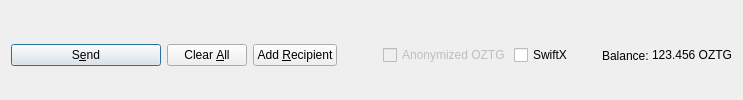
         <widget class="QFrame" name="frame_Send">
          <layout class="QHBoxLayout" name="horizontalLayout">
           <property name="bottomMargin">
            <number>0</number>
           </property>
           <item>
            <widget class="QPushButton" name="sendButton">
             <property name="minimumSize">
              <size>
               <width>150</width>
               <height>0</height>
              </size>
             </property>
             <property name="toolTip">
              <string>Confirm the send action</string>
             </property>
             <property name="text">
              <string>S&amp;end</string>
             </property>
             <property name="icon">
              <iconset resource="../ozeety.qrc">
               <normaloff>:/icons/send</normaloff>:/icons/send</iconset>
             </property>
             <property name="autoDefault">
              <bool>false</bool>
             </property>
             <property name="default">
              <bool>true</bool>
             </property>
            </widget>
           </item>
           <item>
            <widget class="QPushButton" name="clearButton">
             <property name="sizePolicy">
              <sizepolicy hsizetype="Minimum" vsizetype="Fixed">
               <horstretch>0</horstretch>
               <verstretch>0</verstretch>
              </sizepolicy>
             </property>
             <property name="toolTip">
              <string>Clear all fields of the form.</string>
             </property>
             <property name="text">
              <string>Clear &amp;All</string>
             </property>
             <property name="icon">
              <iconset resource="../ozeety.qrc">
               <normaloff>:/icons/remove</normaloff>:/icons/remove</iconset>
             </property>
             <property name="autoDefault">
              <bool>false</bool>
             </property>
            </widget>
           </item>
           <item>
            <widget class="QPushButton" name="addButton">
             <property name="toolTip">
              <string>Send to multiple recipients at once</string>
             </property>
             <property name="text">
              <string>Add &amp;Recipient</string>
             </property>
             <property name="icon">
              <iconset resource="../ozeety.qrc">
               <normaloff>:/icons/add</normaloff>:/icons/add</iconset>
             </property>
             <property name="autoDefault">
              <bool>false</bool>
             </property>
            </widget>
           </item>
           <item>
            <spacer name="horizontalSpacer">
             <property name="orientation">
              <enum>Qt::Horizontal</enum>
             </property>
             <property name="sizeHint" stdset="0">
              <size>
               <width>40</width>
               <height>20</height>
              </size>
             </property>
            </spacer>
           </item>
           <item>
            <layout class="QHBoxLayout" name="horizontalLayout_2">
             <property name="spacing">
              <number>3</number>
             </property>
             <item>
              <widget class="QCheckBox" name="checkzOZTG">
               <property name="enabled">
                <bool>false</bool>
               </property>
               <property name="text">
                <string>Anonymized OZTG</string>
               </property>
              </widget>
             </item>
             <item>
              <widget class="QCheckBox" name="checkSwiftTX">
               <property name="enabled">
                <bool>true</bool>
               </property>
               <property name="minimumSize">
                <size>
                 <width>85</width>
                 <height>0</height>
                </size>
               </property>
               <property name="text">
                <string>SwiftX</string>
               </property>
              </widget>
             </item>
             <item>
              <widget class="QLabel" name="label">
               <property name="text">
                <string>Balance:</string>
               </property>
              </widget>
             </item>
             <item>
              <widget class="QLabel" name="labelBalance">
               <property name="sizePolicy">
                <sizepolicy hsizetype="Preferred" vsizetype="Fixed">
                 <horstretch>0</horstretch>
                 <verstretch>0</verstretch>
                </sizepolicy>
               </property>
               <property name="cursor">
                <cursorShape>IBeamCursor</cursorShape>
               </property>
               <property name="text">
                <string notr="true">123.456 OZTG</string>
               </property>
               <property name="textInteractionFlags">
                <set>Qt::LinksAccessibleByMouse|Qt::TextSelectableByKeyboard|Qt::TextSelectableByMouse</set>
               </property>
              </widget>
             </item>
            </layout>
           </item>
          </layout>
         </widget>
